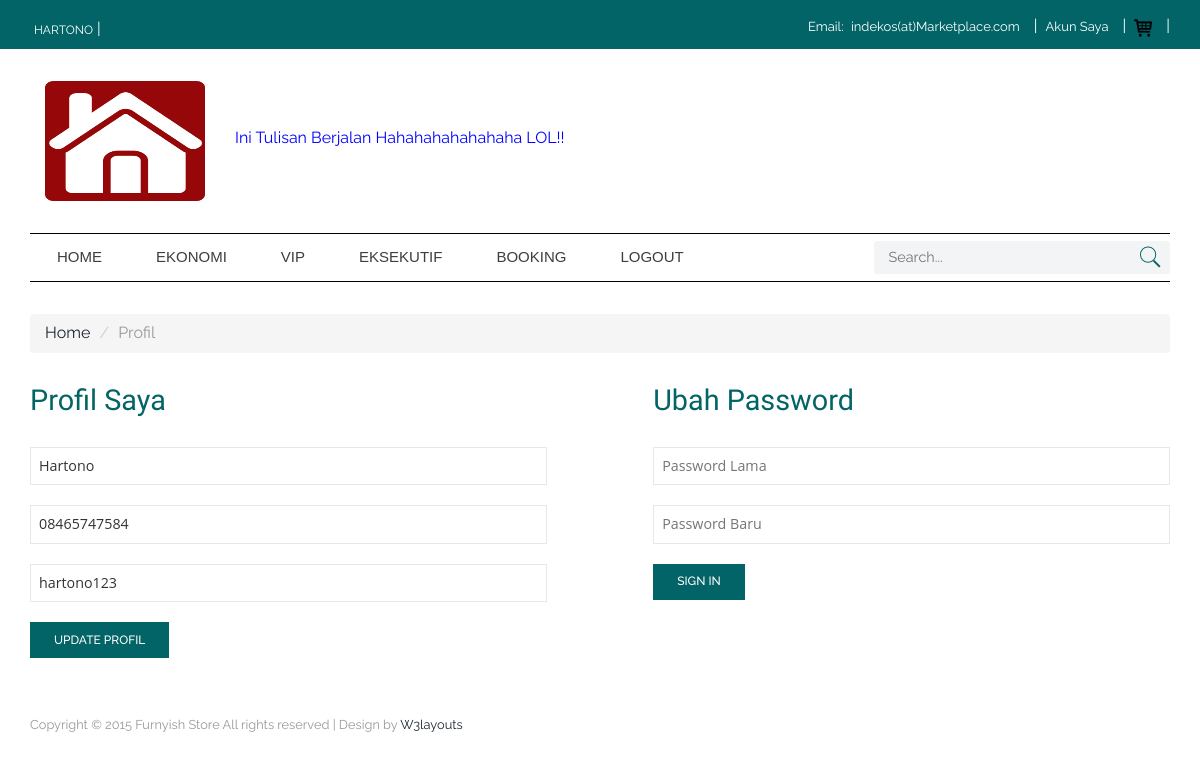
The page /profil.php (signed in) on the database its author committed.
### tables this page shows
CREATE TABLE `tbl_user` (
  `id_user` int(11) NOT NULL,
  `nama` varchar(25) NOT NULL,
  `username` varchar(25) NOT NULL,
  `password` varchar(100) NOT NULL,
  `no_hp` varchar(15) NOT NULL,
  `tgl_registrasi` datetime NOT NULL,
  `session` varchar(10) NOT NULL
);

### class/User.php (called while the page is built, shortened)
<?php
    class User
    {
        private $db;
        function __construct($db_conn)
        {
            $this->db = $db_conn;
        }
                    ?>
                    <?php
        public function isUserLoggedIn(){
            if(isset($_SESSION['user_session']))
            {
                if($_SESSION['user_role'] == 'user')
                {
                    return true;
                }
            }
        }
        public function getUser(){
            try {
                $query = $this->db->prepare("SELECT * FROM tbl_user WHERE id_user = :id");
                $query->bindParam(":id", $_SESSION['user_session']);
                $query->execute();
                return $query->fetch();
            } catch (PDOException $e) {
                echo $e->getMessage();
                return false;
            }
        }
    }
?>

### profil.php (the view, shortened to what this page needs)
<?php
	require_once "class/Connect.php";
  	require_once "class/User.php";
  	$user = new User($db);
  	$datas = $user->getUser();
  	$user->cekUserLogin();
?>
<?php
	include "header.php";
?>
<div class="container">
	  <ol class="breadcrumb">
		  <li><a href="index.php">Home</a></li>
		  <li class="active">Profil</li>
		 </ol>
	 <div class="registration">
		 <div class="registration_left">
			 <h2>Profil Saya</h2>
			 <div class="registration_form">
				<form method="post">
					<div>
						<label>
							<input placeholder="Nama Anda" value="<?php echo $datas['nama'] ?>" name="nama" type="text" tabindex="1" required autofocus>
						</label>
					</div>
					<div>
						<label>
							<input placeholder="No HP" value="<?php echo $datas['no_hp'] ?>" name="no_hp" type="text" tabindex="2" required autofocus>
						</label>
					</div>
					<div>
						<label>
							<input placeholder="Username" value="<?php echo $datas['username'] ?>" name="username" type="text" tabindex="3" disabled>
						</label>
					</div>
					<div>
						<input type="submit" name="submit" value="update profil" id="register-submit">
					</div>
				</form>
			 </div>
		 </div>
		 <div class="registration_left">
			 <h2>Ubah Password</h2>
			 <div class="registration_form">
				<form id="registration_form" method="post">
					<div>
						<label>
							<input placeholder="Password Lama" name="pass_lama" type="password" tabindex="5" required>
						</label>
					</div>
					<div>
						<label>
							<input placeholder="Password Baru" name="pass_baru" type="password" tabindex="6" required>
						</label>
					</div>
					<div>
						<input type="submit" name="ubah" value="sign in" id="register-submit">
					</div>
				</form>
			 </div>
		 </div>
		 <div class="clearfix"></div>
	 </div>
</div>
<?php
	include "footer.php";
?>

### header.php (shortened to what this page needs)
<!DOCTYPE HTML>
<html>
<head>
<link href="assets/css/bootstrap.css" rel='stylesheet' type='text/css' />
<link href="assets/css/style.css" rel='stylesheet' type='text/css' />
<link href="assets/css/megamenu.css" rel="stylesheet" type="text/css" media="all" />
<link href="assets/css/form.css" rel="stylesheet" type="text/css" media="all" />
</head>
<body>
<div class="top_bg">
	<div class="container">
		<div class="header_top-sec">
			<div class="top_right">
				<ul>
					<li>
						<?php
		                    if(!$user->isUserLoggedIn()){
		                        ?>
		                            <p>Guest</p>
		                        <?php
		                    } else {
		                        ?>
		                            <p><a href="#"><?php echo $datas['nama'] ?></a></p>
		                        <?php
		                    }
		                ?>
					</li>|
				</ul>
			</div>
			<div class="top_left">
				<ul>
					<li class="top_link">Email: <a href="#">indekos(at)Marketplace.com</a></li>|
					<li class="top_link"><a href="profil.php">Akun Saya</a></li>|
					<li class="top_link"><a href="cart.php"><img src="assets/images/bag.png" alt=""></a></li>|
				</ul>
			</div>
				<div class="clearfix"> </div>
		</div>
	</div>
</div>
<div class="header_top">
	 <div class="container">
		 <div class="logo col-md-2">
		 	<a href="index.php"><img src="assets/images/home-icon.png" alt="" width="50px" height="120px"/></a>
		 </div>
		 <div class="col-md-10">
		 	<br><br>
		 	<marquee><font color="blue">Ini Tulisan Berjalan Hahahahahahahaha LOL!!</font></marquee>
		 </div>
		  <div class="clearfix"></div>
	 </div>
</div>
<div class="mega_nav">
	<div class="container">
		<div class="menu_sec">
			<ul class="megamenu skyblue">
				<li class="grid"><a class="color6" href="index.php">Home</a></li>
				<li class="grid"><a class="color6" href="index.php?kelas=Ekonomi">Ekonomi</a></li>
				<li><a class="color6" href="index.php?kelas=VIP">VIP</a></li>
				<li><a class="color6" href="index.php?kelas=Eksekutif">Eksekutif</a></li>
				<?php
                    if(!$user->isUserLoggedIn()){
                        ?>
                            <li><a class="color6" href="login.php">Login/Register</a></li>
                            <li><a class="color6" href="lapak/lapak_login.php">Pengiklan</a></li>
                        <?php
                    } else {
                        ?>
							<li class="grid"><a class="color6" href="#">Booking</a>
							</li>
							<li><a class="color6" href="logout.php">Logout</a></li>
                        <?php
                    }
                ?>
			</ul>
		    <div class="search">
			    <form action="search.php" method="get">
					<input type="text" name="search" placeholder="Search...">
					<input type="submit" value="">
				</form>
		    </div>
			<div class="clearfix"></div>
		</div>
	</div>
</div>

### assets/css/style.css (style rules this page uses)
h4, h5, h6, h1, h2, h3 { margin: 0; }
ul, ol { margin: 0; padding:0; }
p { margin: 0; }
html, body { font-family: 'Raleway', sans-serif; font-size: 100%; background: #ffffff; }
body a { transition:0.5s all; -webkit-transition:0.5s all; -moz-transition:0.5s all; -o-transition:0.5s all; -ms-transition:0.5s all; }
.breadcrumb { margin:2em 0; }
.top_bg { background:#026466; }
.header_top-sec { padding: 15px 0 8px; }
.logo img { width:100%; }
.header_top { padding:2em 0; }
.top_left { float: right; color:#fff; }
.top_right { float:left; color: #ffffff; margin-top: 3px; }
.top_right ul,.top_left ul { padding:0; list-style:none; display: inline-block; vertical-align: middle; }
.top_left ul li.top_link { margin-right:10px; }
.top_right ul li,.top_left ul li { display: inline-block; }
.top_right ul li:last-child { margin-right: 0; }
.top_right ul li a { text-align:center; padding: 0px 4px; text-transform:uppercase; font-size:12px; display:block; color:#ffffff; -webkit-transition: all 0.3s ease-in-out; -moz-transition: all 0.3s ease-in-out; -o-transition: all 0.3s ease-in-out; transition: all 0.3s ease-in-out; }
.top_left ul li { font-size:13px; }
.top_left ul li a { text-align:center; padding: 0px 4px; font-size:13px; color:#ffffff; -webkit-transition: all 0.3s ease-in-out; -moz-transition: all 0.3s ease-in-out; -o-transition: all 0.3s ease-in-out; transition: all 0.3s ease-in-out; }
.logo { float: left; }
.search { position: relative; background: #f3f4f5; float: left; width: 26%; border-radius:3px; }
.search input[type="text"] { margin: 0px 0; padding: 6px 10px 6px 15px; outline: none; color: #5a5a5a; background: none; border: none; width: 89.33333%; position: relative; font-size: 0.9em; -webkit-appearance: none; }
.search input[type="submit"] { background: url('../images/search1.png') no-repeat 0px 1px; border: none; cursor: pointer; width: 24px; outline: none; position: absolute; height: 24px; top: 3px; right: 8px; }
.menu_sec { border-top:1px solid #000; border-bottom:1px solid #000; padding:7px 0; }
.registration { padding: 0em 0% 3em 0; }
.registration h2 { font-size:1.8em; color: #026466; text-transform:capitalize; margin-bottom: 4%; font-family: 'Aladin', cursive; font-weight:300; }
.registration_left { float: left; width: 45.33333%; margin-left: 9.333%; }
.registration_left:first-child { margin-left: 0; }
.registration_form { display: block; }
.registration_form div { padding:10px 0; }
label { display: block; margin-bottom: 0; font-weight: normal; }
.registration_form input[type="text"], .registration_form select, .registration_form textarea,.registration_form input[type="email"],.registration_form input[type="tel"],.registration_form input[type="password"] { padding: 8px; display: block; width:100%; outline: none; font-family: 'Open Sans', sans-serif; font-size: 0.8925em; color: #333333; -webkit-appearance: none; background: #FFFFFF; border: 1px solid rgb(231, 231, 231); font-weight: normal; }
.registration_form input[type="submit"] { font-size: 0.75em; display: inline-block; background: #026466; padding: 0.8em 2em; color: #fff; text-decoration: none; border:none; text-transform:uppercase; font-weight: 500; transition: 0.5s ease; -moz-transition: 0.5s ease; -o-transition: 0.5s ease; -webkit-transition: 0.5s ease; }

### assets/css/megamenu.css (style rules this page uses)
.megamenu { margin-bottom:0px;padding:0;width:100%;list-style:none;display:inline-block;position:relative;font-family:Calibri,Arial;font-size:15px }
.megamenu li { margin-bottom:-5px;display:inline }
.megamenu>li>a { float:left;padding:5px 28px;text-decoration:none;text-transform:capitalize;font-size:1em; -webkit-transition: all 0.3s ease-in-out;text-transform:uppercase; -moz-transition: all 0.3s ease-in-out; -o-transition: all 0.3s ease-in-out; transition: all 0.3s ease-in-out; }
.skyblue,.skyblue>li.showhide { width: 72%; float: left; margin-right: 2%;; }
.skyblue li>a,.skyblue>li.showhide span { color:#3f3d3d }
@media (max-width:1366px) { .megamenu>li>a { padding: 5px 27px } }

### rows shown on the page
tbl_user: nama "HARTONO", nama "Hartono", no_hp "08465747584", username "hartono123"
